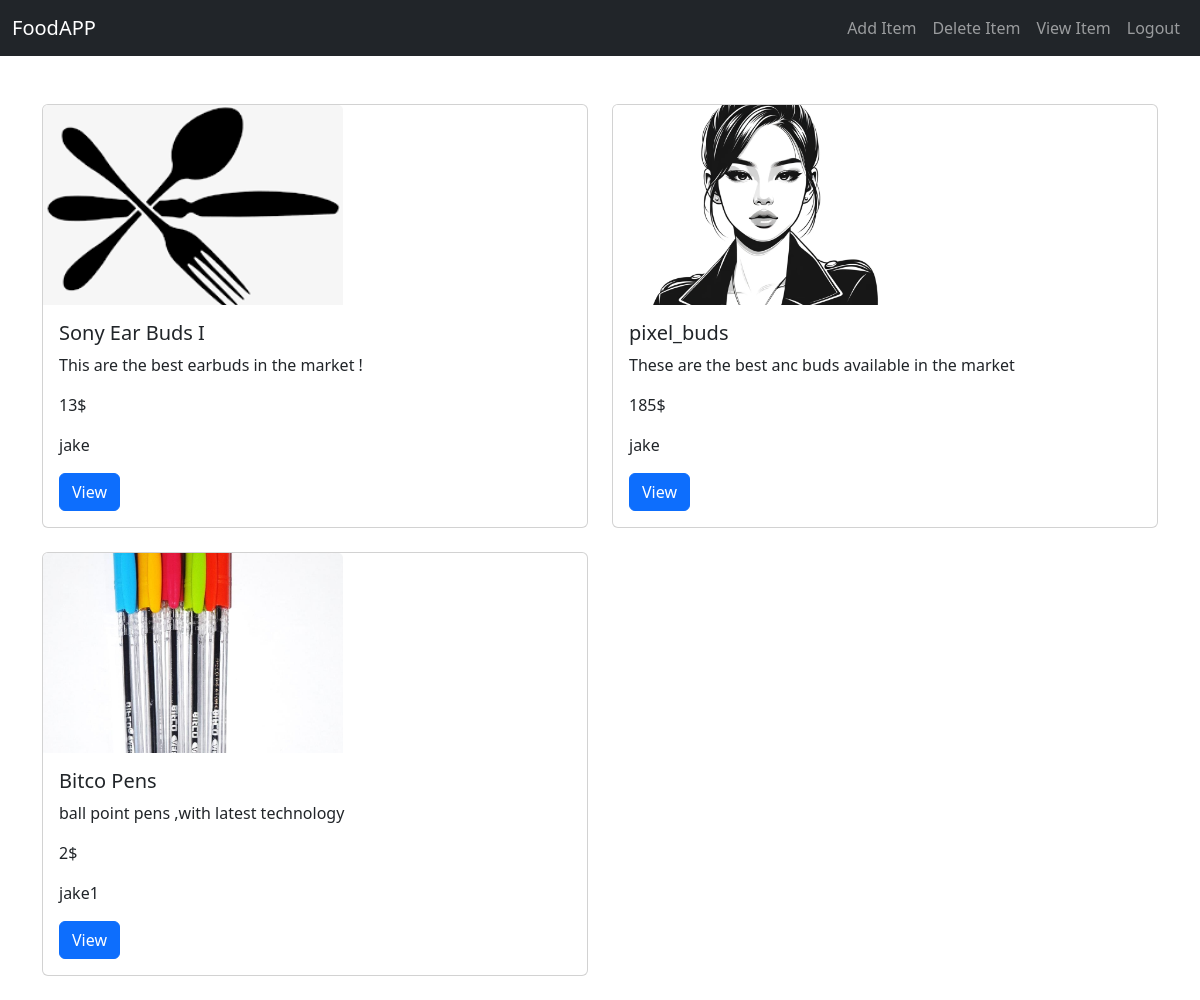
Page /food/index/ (signed in) on the committed database.
### Food/models.py (models this page shows, shortened)
class Item(models.Model):
    user_name = models.ForeignKey(User, on_delete=models.CASCADE, default=1)
    item_name = models.CharField(max_length=100)
    item_price = models.IntegerField()
    item_desc = models.TextField()
    item_img = models.ImageField(upload_to="", default="default_image.png")

### Food/views.py (the view)
# urls.py: path("index/", views.HomeView.as_view(), name="index"),
class HomeView(ListView):
    model = Item  # This is the model that the view will be working with
    template_name = "food/index.html"
    context_object_name = "items"

### Food/templates/Food/index.html
{% extends "Food/base.html" %}
{% load static %}
{% block content %}
<div class="container mt-5">
    <div class="row">
        {% for item in items %}
            <div class="col-md-6 mb-4">
                <div class="card h-100">
                    <img src="{{ item.item_img.url }}" style="width: 300px; height: 200px; object-fit: cover;" class="card-img-top" alt="{{ item.item_name }}">
                    <div class="card-body">
                        <h5 class="card-title">{{ item.item_name }}</h5>
                        <p class="card-text">{{ item.item_desc }}</p>
                        <p class="card-text">{{ item.item_price }}$</p>
                        <p class="card-text">{{ item.user_name.username }}</p>
                        <a href="{% url 'food:detail_view' item.id %}" class="btn btn-primary">View</a>
                    </div>
                </div>
            </div>
        {% endfor %}
    </div>
</div>
{% endblock content %}

### rows in the picture
Item: item_img (placeholder picture), item_name "Sony Ear Buds I", item_desc "This are the best earbuds in the market !", item_price "13", user_name.username "jake"
Item: item_img (picture), item_name "pixel_buds", item_desc "These are the best anc buds available in the market", item_price "185", user_name.username "jake"
Item: item_img (picture), item_name "Bitco Pens", item_desc "ball point pens ,with latest technology", item_price "2", user_name.username "jake1"
